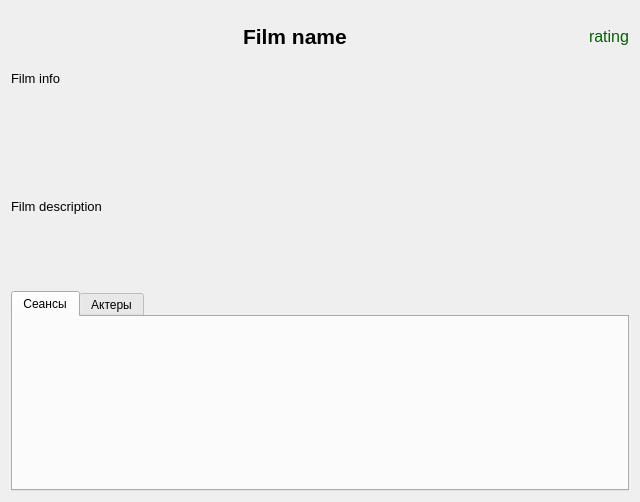
<?xml version="1.0" encoding="UTF-8"?>
<ui version="4.0">
 <class>FilmView</class>
 <widget class="QWidget" name="FilmView">
  <property name="geometry">
   <rect>
    <x>0</x>
    <y>0</y>
    <width>640</width>
    <height>502</height>
   </rect>
  </property>
  <property name="minimumSize">
   <size>
    <width>640</width>
    <height>480</height>
   </size>
  </property>
  <property name="windowTitle">
   <string>Form</string>
  </property>
  <layout class="QGridLayout" name="gridLayout">
   <property name="spacing">
    <number>10</number>
   </property>
   <item row="0" column="0">
    <spacer name="horizontalSpacer_3">
     <property name="orientation">
      <enum>Qt::Horizontal</enum>
     </property>
     <property name="sizeHint" stdset="0">
      <size>
       <width>40</width>
       <height>20</height>
      </size>
     </property>
    </spacer>
   </item>
   <item row="3" column="0" colspan="5">
    <widget class="QTabWidget" name="tabWidget">
     <property name="minimumSize">
      <size>
       <width>0</width>
       <height>180</height>
      </size>
     </property>
     <property name="currentIndex">
      <number>0</number>
     </property>
     <widget class="QWidget" name="sessionsTab">
      <attribute name="title">
       <string>Сеансы</string>
      </attribute>
      <layout class="QVBoxLayout" name="sessionsLayout">
       <property name="leftMargin">
        <number>0</number>
       </property>
       <property name="topMargin">
        <number>0</number>
       </property>
       <property name="rightMargin">
        <number>0</number>
       </property>
       <property name="bottomMargin">
        <number>0</number>
       </property>
      </layout>
     </widget>
     <widget class="QWidget" name="actorsTab">
      <attribute name="title">
       <string>Актеры</string>
      </attribute>
      <layout class="QVBoxLayout" name="actorsLayout">
       <property name="leftMargin">
        <number>0</number>
       </property>
       <property name="topMargin">
        <number>0</number>
       </property>
       <property name="rightMargin">
        <number>0</number>
       </property>
       <property name="bottomMargin">
        <number>0</number>
       </property>
      </layout>
     </widget>
    </widget>
   </item>
   <item row="0" column="4">
    <widget class="QLabel" name="filmRatingLabel">
     <property name="font">
      <font>
       <pointsize>12</pointsize>
      </font>
     </property>
     <property name="styleSheet">
      <string notr="true">color: rgb(0, 97, 0);</string>
     </property>
     <property name="text">
      <string>rating</string>
     </property>
    </widget>
   </item>
   <item row="0" column="1" colspan="2">
    <widget class="QLabel" name="filmNameLabel">
     <property name="minimumSize">
      <size>
       <width>0</width>
       <height>50</height>
      </size>
     </property>
     <property name="font">
      <font>
       <pointsize>16</pointsize>
       <bold>true</bold>
      </font>
     </property>
     <property name="text">
      <string>Film name</string>
     </property>
    </widget>
   </item>
   <item row="1" column="0" colspan="3">
    <widget class="QLabel" name="filmInfoLabel">
     <property name="minimumSize">
      <size>
       <width>0</width>
       <height>50</height>
      </size>
     </property>
     <property name="font">
      <font>
       <pointsize>10</pointsize>
       <bold>false</bold>
      </font>
     </property>
     <property name="text">
      <string>Film info</string>
     </property>
     <property name="alignment">
      <set>Qt::AlignLeading|Qt::AlignLeft|Qt::AlignTop</set>
     </property>
     <property name="wordWrap">
      <bool>true</bool>
     </property>
    </widget>
   </item>
   <item row="2" column="0" colspan="4">
    <widget class="QLabel" name="filmDescriptionLabel">
     <property name="minimumSize">
      <size>
       <width>0</width>
       <height>150</height>
      </size>
     </property>
     <property name="font">
      <font>
       <pointsize>10</pointsize>
      </font>
     </property>
     <property name="text">
      <string>Film description</string>
     </property>
     <property name="wordWrap">
      <bool>true</bool>
     </property>
    </widget>
   </item>
   <item row="0" column="3">
    <spacer name="horizontalSpacer_2">
     <property name="orientation">
      <enum>Qt::Horizontal</enum>
     </property>
     <property name="sizeHint" stdset="0">
      <size>
       <width>40</width>
       <height>20</height>
      </size>
     </property>
    </spacer>
   </item>
  </layout>
 </widget>
 <resources/>
 <connections/>
</ui>
